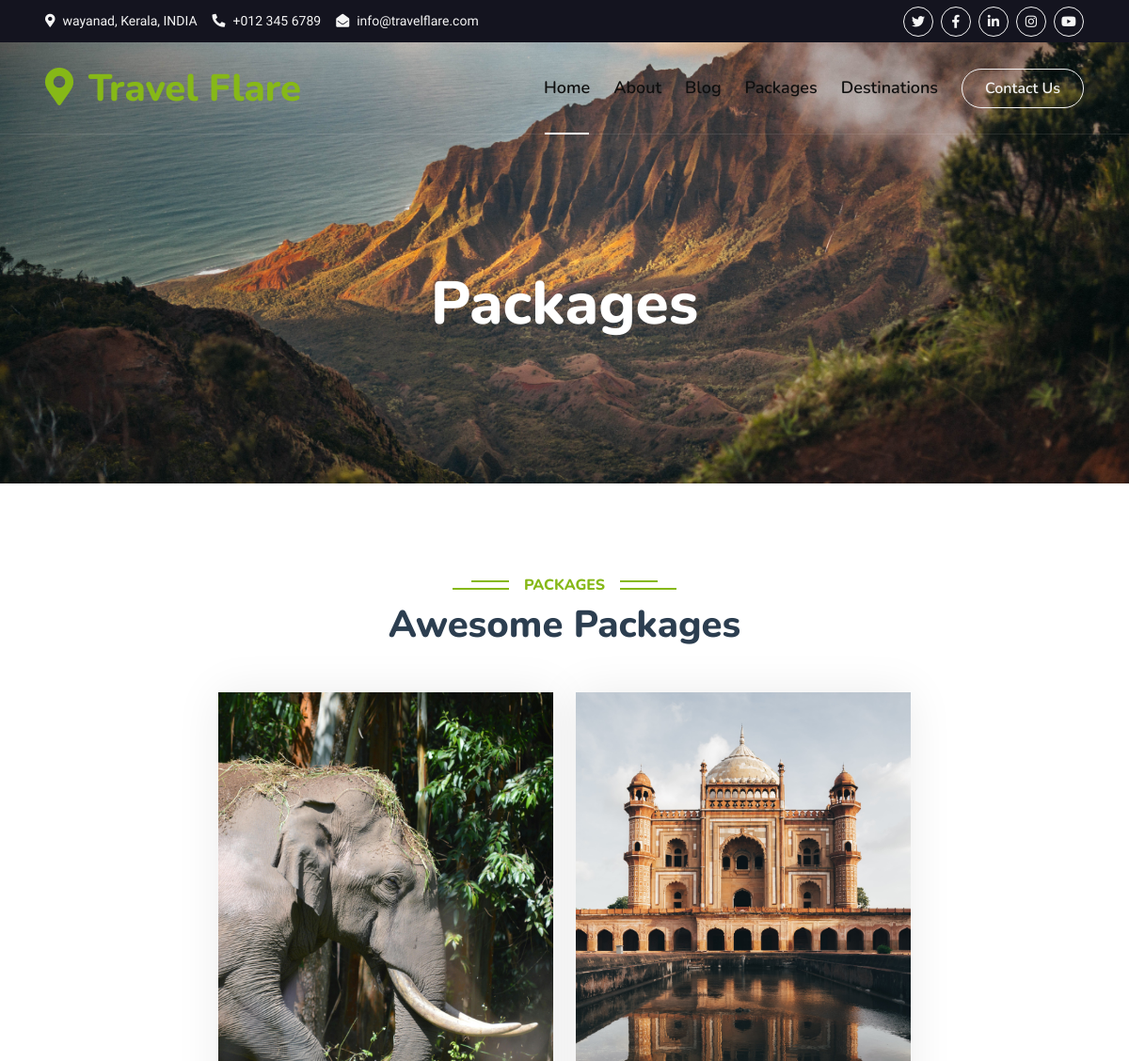
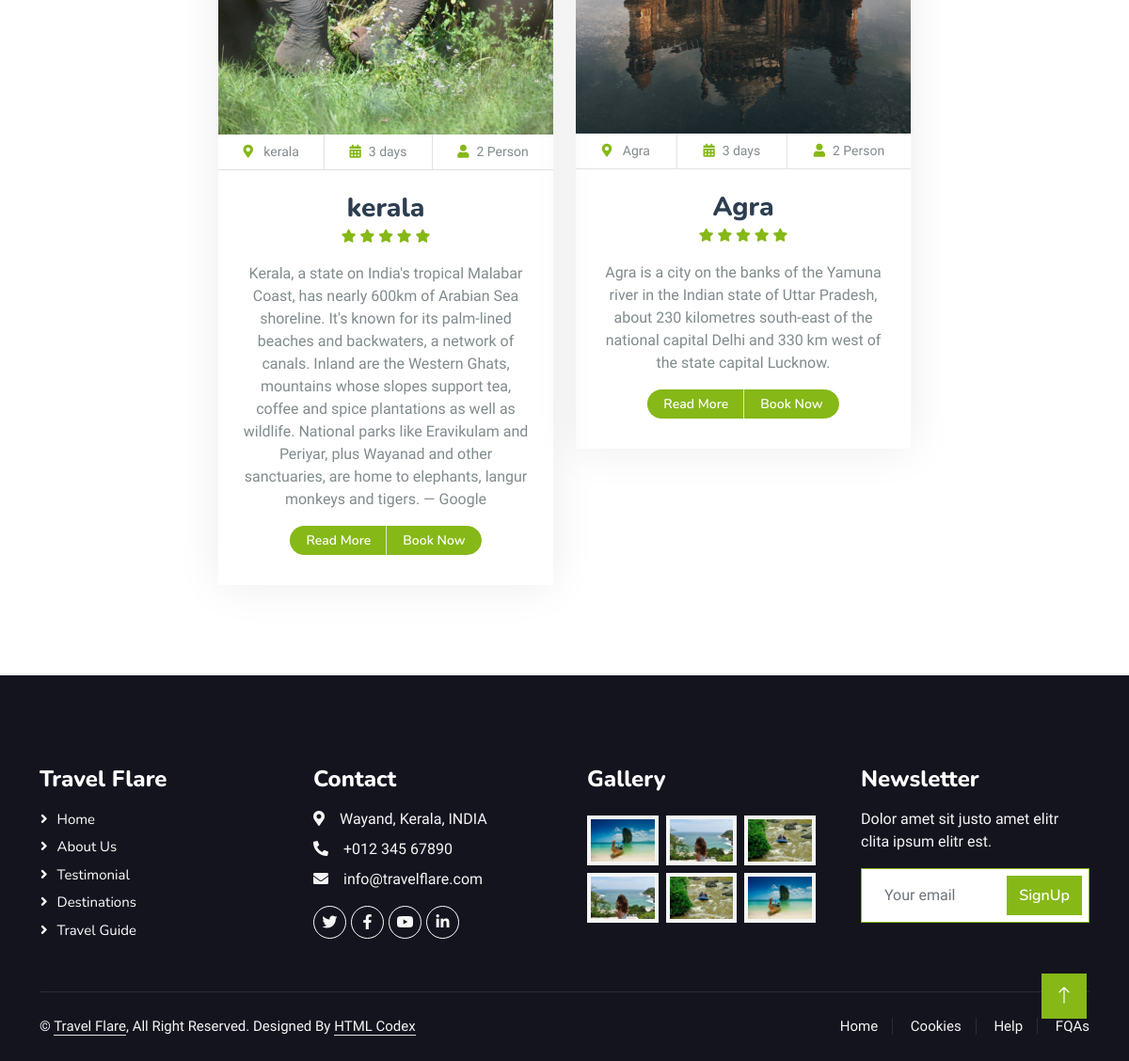
The page /subpackage/1 on the database its author committed (2 pictures, top to bottom).
### app/models.py (models this page shows)
class SubPackage(models.Model):
    package = models.ForeignKey(Packages, on_delete=models.CASCADE)
    sub_place_image = models.ImageField(upload_to='subpackage_images/')
    sub_place_name = models.CharField(max_length=255)
    sub_description = models.TextField()
    def __str__(self):
        return self.sub_place_name

### app/views.py (the view)
# urls.py: path('subpackage/<int:package_id>',views.subpackage,name="subpackage"),
def subpackage(request, package_id):
    list_package = SubPackage.objects.filter(package = package_id)
    print(list_package[0])
    return render(request,'subpackage.html', {'list_package':list_package})

### templates/subpackage.html
{% extends 'base.html' %}
{% load static %}
{% block header %}
<div class="container-fluid bg-primary py-5 mb-5 hero-header">
    <div class="container py-5">
        <div class="row justify-content-center py-5">
            <div class="col-lg-10 pt-lg-5 mt-lg-5 text-center">
                <h1 class="display-3 text-white animated slideInDown">Packages</h1>
            </div>
        </div>
    </div>
</div>
{% endblock  %}
{% block content %}
<div class="container-xxl py-5">
    <div class="container">
        <div class="text-center wow fadeInUp" data-wow-delay="0.1s">
            <h6 class="section-title bg-white text-center text-primary px-3">Packages</h6>
            <h1 class="mb-5">Awesome Packages</h1>
        </div>
        <div class="row g-4 justify-content-center">
            {%  for package in list_package %}
                <div class="col-lg-4 col-md-6 wow fadeInUp" data-wow-delay="0.1s">
                    <div class="package-item">
                        <div class="overflow-hidden">
                            <img class="img-fluid" src="{{ package.sub_place_image.url }}" alt="">
                        </div>
                        <div class="d-flex border-bottom">
                            <small class="flex-fill text-center border-end py-2"><i class="fa fa-map-marker-alt text-primary me-2"></i> {{ package.sub_place_name }} </small>
                            <small class="flex-fill text-center border-end py-2"><i class="fa fa-calendar-alt text-primary me-2"></i>3 days</small>
                            <small class="flex-fill text-center py-2"><i class="fa fa-user text-primary me-2"></i>2 Person</small>
                        </div>
                        <div class="text-center p-4">
                            <h3 class="mb-0">{{ package.sub_place_name }}</h3>
                            <div class="mb-3">
                                <small class="fa fa-star text-primary"></small>
                                <small class="fa fa-star text-primary"></small>
                                <small class="fa fa-star text-primary"></small>
                                <small class="fa fa-star text-primary"></small>
                                <small class="fa fa-star text-primary"></small>
                            </div>
                            <p>
                                {{  package.sub_description }}
                            </p>
                            <div class="d-flex justify-content-center mb-2">
                                <a href="#" class="btn btn-sm btn-primary px-3 border-end" style="border-radius: 30px 0 0 30px;">Read More</a>
                                <a href="" class="btn btn-sm btn-primary px-3" style="border-radius: 0 30px 30px 0;">Book Now</a>
                            </div>
                        </div>
                    </div>
                </div>
            {% endfor %}
        </div>
    </div>
</div>
{% endblock %}

### static/css/style.css (style rules this page uses)
:root { --primary: #86B817; --secondary: #FE8800; --light: #F5F5F5; --dark: #14141F; }
.btn { font-family: 'Nunito', sans-serif; font-weight: 600; transition: .5s; }
.btn.btn-primary, .btn.btn-secondary { color: #FFFFFF; }
.hero-header { background: linear-gradient(rgba(20, 20, 31, .7), rgba(20, 20, 31, .7)); background-image: url('../images/ppp.jpg'); background-position: center center; background-repeat: no-repeat; background-size: cover; }
.section-title { position: relative; display: inline-block; text-transform: uppercase; }
.section-title::before { position: absolute; content: ""; width: calc(100% + 80px); height: 2px; top: 4px; left: -40px; background: var(--primary); z-index: -1; }
.section-title::after { position: absolute; content: ""; width: calc(100% + 120px); height: 2px; bottom: 5px; left: -60px; background: var(--primary); z-index: -1; }
.package-item { box-shadow: 0 0 45px rgba(0, 0, 0, .08); }
.package-item img { transition: .5s; }

### rows shown on the page
SubPackage: sub_place_image (picture), sub_place_name "kerala", sub_description "Kerala, a state on India's tropical Malabar Coast, has nearly 600km of Arabian Sea shoreline. It's known for its palm-lined beaches and backwaters, a network of canals. Inland are the Western Ghats, mountains whose slopes support tea, coffee and spice plantations as well as wildlife. National parks like Eravikulam and Periyar, plus Wayanad and other sanctuaries, are home to elephants, langur monkeys and tigers. ― Google"
SubPackage: sub_place_image (picture), sub_place_name "Agra", sub_description "Agra is a city on the banks of the Yamuna river in the Indian state of Uttar Pradesh, about 230 kilometres south-east of the national capital Delhi and 330 km west of the state capital Lucknow."
